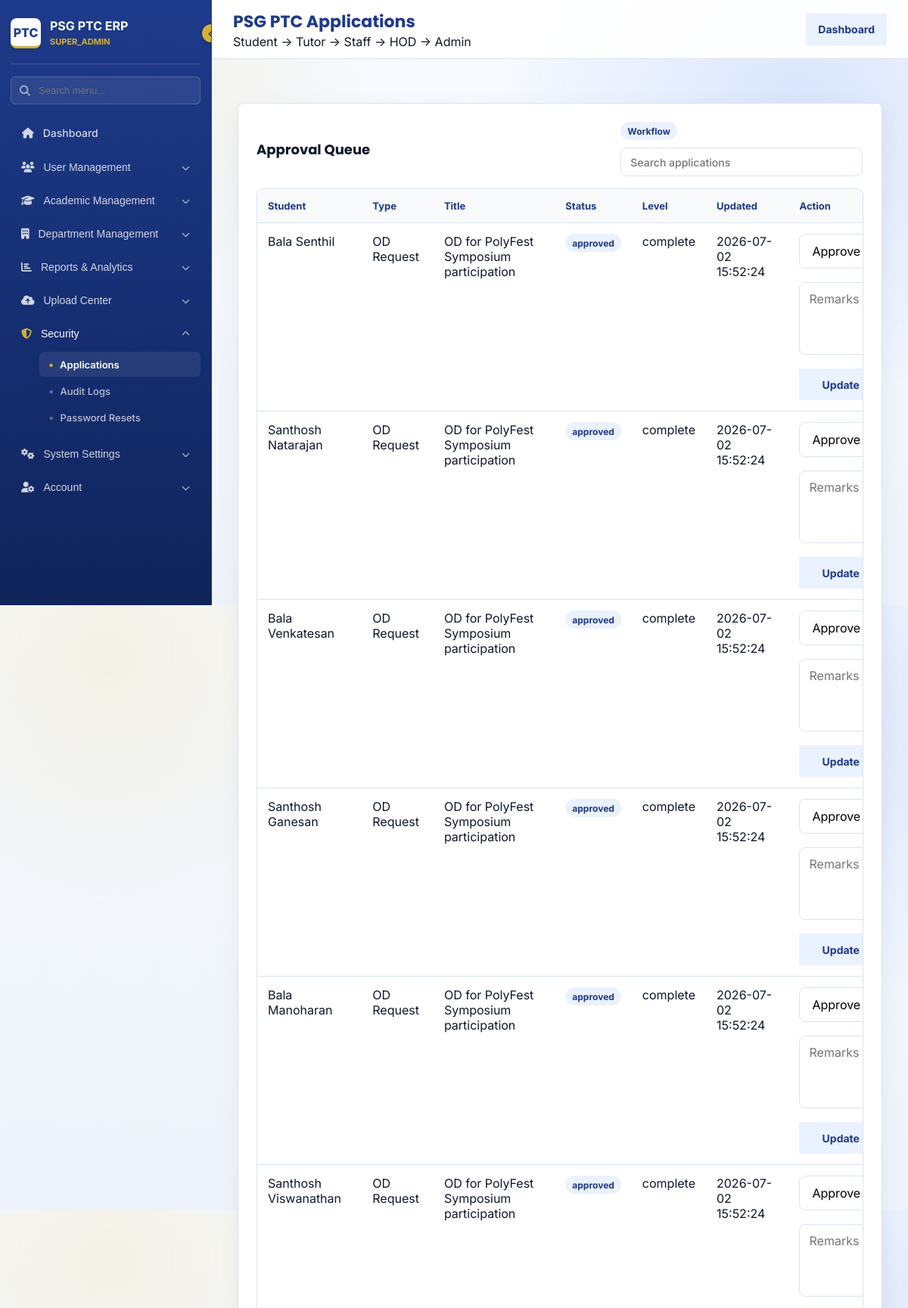
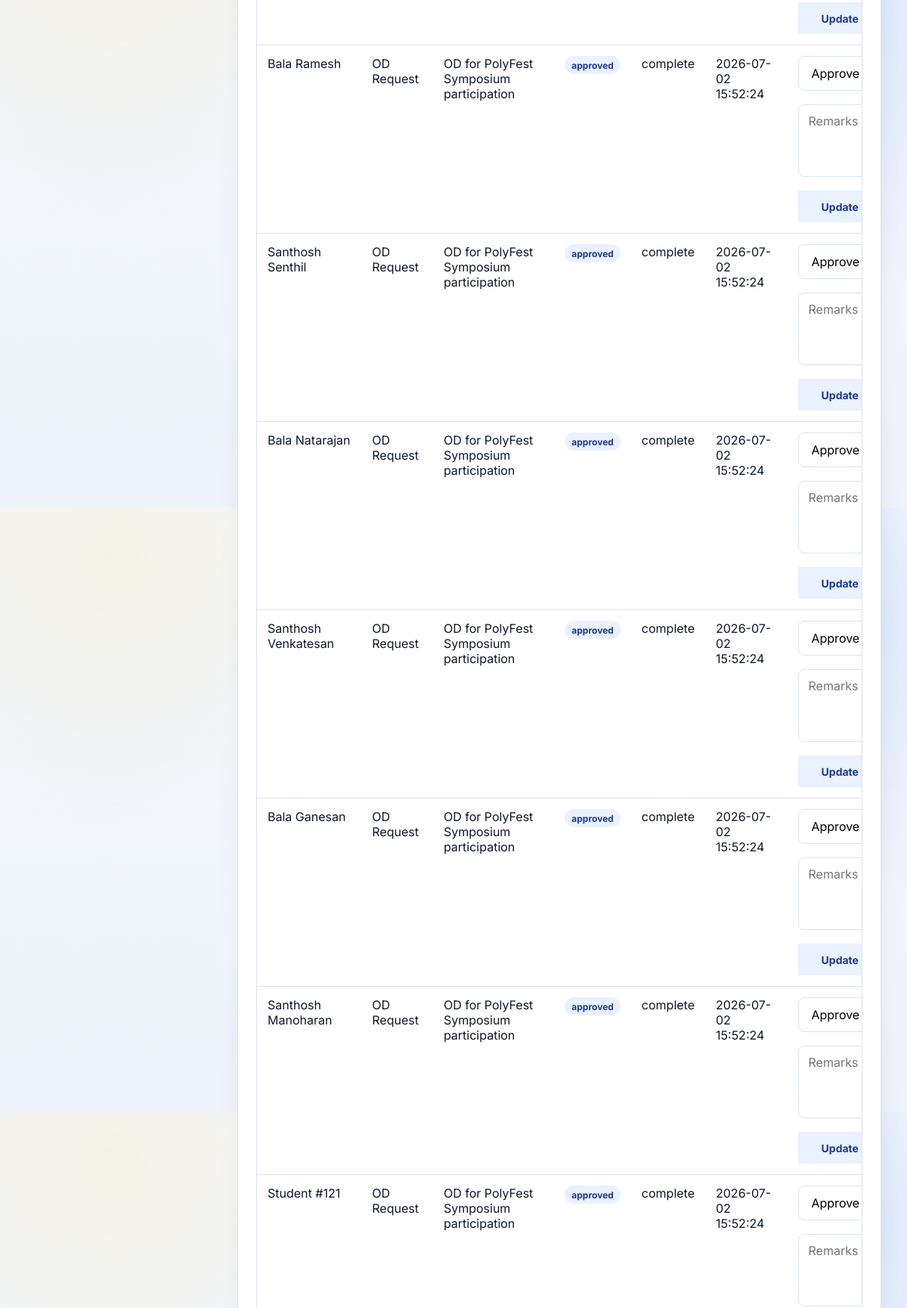
The page /applications.php (signed in, upper part) on the database its author committed (2 pictures, top to bottom).
### tables this page shows
CREATE TABLE `applications` (
  `id` int(11) NOT NULL AUTO_INCREMENT,
  `student_id` int(11) NOT NULL,
  `application_type` varchar(60) NOT NULL,
  `title` varchar(160) NOT NULL,
  `description` text DEFAULT NULL,
  `attachment_path` varchar(255) DEFAULT NULL,
  `status` enum('pending','under_review','approved','rejected','cancelled') NOT NULL DEFAULT 'pending',
  `current_level` enum('tutor','staff','hod','admin','complete') NOT NULL DEFAULT 'tutor',
  `submitted_at` timestamp NOT NULL DEFAULT current_timestamp(),
  `updated_at` timestamp NOT NULL DEFAULT current_timestamp() ON UPDATE current_timestamp(),
  PRIMARY KEY (`id`)
);

CREATE TABLE `student_details` (
  `student_id` int(11) NOT NULL AUTO_INCREMENT,
  `user_id` int(11) NOT NULL,
  `full_name` varchar(255) NOT NULL,
  `gender` varchar(20) DEFAULT NULL,
  `blood_group` varchar(10) DEFAULT NULL,
  `department` varchar(100) DEFAULT NULL,
  `roll_number` varchar(50) NOT NULL,
  `class_year` varchar(50) DEFAULT NULL,
  `batch` varchar(50) DEFAULT NULL,
  `section` varchar(20) DEFAULT NULL,
  `is_lateral` tinyint(1) NOT NULL DEFAULT 0,
  `previous_school_name` varchar(255) DEFAULT NULL,
  `caste_category` varchar(20) DEFAULT NULL,
  `marks_sslc` int(11) DEFAULT NULL,
  `marks_hsc` int(11) DEFAULT NULL,
  `address_full` text DEFAULT NULL,
  `father_name` varchar(255) DEFAULT NULL,
  `mother_name` varchar(255) DEFAULT NULL,
  `parent_occupation` varchar(255) DEFAULT NULL,
  `parent_phone` varchar(20) DEFAULT NULL,
  `student_phone` varchar(20) DEFAULT NULL,
  `email` varchar(150) DEFAULT NULL,
  `annual_income` decimal(12,2) DEFAULT NULL,
  `current_semester` int(11) DEFAULT 1,
  `tutor_staff_id` int(11) DEFAULT NULL,
  `stage1_status` enum('pending','approved','rejected','active') DEFAULT 'pending',
  `stage2_clubs_activities` text DEFAULT NULL,
  `created_at` timestamp NOT NULL DEFAULT current_timestamp(),
  `updated_at` timestamp NOT NULL DEFAULT current_timestamp() ON UPDATE current_timestamp(),
  PRIMARY KEY (`student_id`),
  UNIQUE KEY `user_id` (`user_id`),
  UNIQUE KEY `roll_number` (`roll_number`),
  KEY `idx_roll` (`roll_number`),
  KEY `idx_status` (`stage1_status`),
  CONSTRAINT `student_details_ibfk_1` FOREIGN KEY (`user_id`) REFERENCES `users` (`id`) ON DELETE CASCADE
);

### include/auth.php (called while the page is built, shortened)
<?php
require_once __DIR__ . '/../dp_connection.php';
require_once __DIR__ . '/compat.php';
function iqac_normalize_role(string $role): string
{
    $role = strtolower(trim($role));
    return match ($role) {
        'teacher', 'subject_staff' => 'staff',
        'iqac coordinator', 'iqac_coordinator' => 'iqac',
        'superadmin', 'super_admin' => 'super_admin',
        default => $role,
    };
}
function iqac_role_home(string $role): string
{
    $role = iqac_normalize_role($role);
    $currentUser = iqac_current_user();
    return match ($role) {
        'student' => 'dashboard_student.php',
        'staff' => 'dashboard_staff.php',
        'tutor' => 'dashboard_tutor.php',
        'hod', 'iqac', 'admin' => 'dashboard_admin.php',
        'super_admin' => 'dashboard_super.php',
        default => 'login.php',
    };
}
function iqac_has_tutor_access(array $user): bool
{
    $role = iqac_normalize_role((string)($user['role'] ?? ''));
    return in_array($role, ['staff', 'tutor'], true)
        && (int)($user['is_tutor'] ?? 0) === 1
        && trim((string)($user['batch'] ?? '')) !== ''
        && trim((string)($user['semester'] ?? '')) !== ''
        && trim((string)($user['section'] ?? '')) !== ''
        && (int)($user['tutor_assigned_students'] ?? 0) > 0;
}
function iqac_table_exists(mysqli $conn, string $table): bool
{
    $stmt = $conn->prepare('SELECT COUNT(*) AS found FROM information_schema.TABLES WHERE TABLE_SCHEMA = DATABASE() AND TABLE_NAME = ?');
    $stmt->bind_param('s', $table);
    $stmt->execute();
    $row = $stmt->get_result()->fetch_assoc();
    return (int)($row['found'] ?? 0) > 0;
}
function iqac_current_user(): ?array
{
    return [
        'id' => (int)$_SESSION['user_id'],
        'username' => (string)($_SESSION['username'] ?? ''),
        'role' => iqac_normalize_role((string)$_SESSION['role']),
        'effective_role' => iqac_normalize_role((string)($_SESSION['effective_role'] ?? $_SESSION['role'])),
        'department' => (string)($_SESSION['department'] ?? ''),
        'semester' => (string)($_SESSION['semester'] ?? ''),
        'section' => (string)($_SESSION['section'] ?? ''),
        'batch' => (string)($_SESSION['batch'] ?? ''),
        'is_tutor' => (int)($_SESSION['is_tutor'] ?? 0),
        'tutor_assigned_students' => (int)($_SESSION['tutor_assigned_students'] ?? 0),
        'staff_id' => (int)($_SESSION['staff_id'] ?? 0),
        'student_id' => (int)($_SESSION['student_id'] ?? 0),
        'approval_status' => (string)($_SESSION['approval_status'] ?? ''),
        'admission_approved' => (int)($_SESSION['admission_approved'] ?? 0),
        'first_login' => (int)($_SESSION['first_login'] ?? 0),
        'force_password_change' => (int)($_SESSION['force_password_change'] ?? 0),
    ];
}
?>

### include/compat.php (called while the page is built, shortened)
<?php
function iqac_first_existing_table(mysqli $conn, array $tables): ?string
{
    foreach ($tables as $table) {
        if (iqac_table_exists($conn, $table)) {
            return $table;
        }
    }
    return null;
}
function iqac_student_table(mysqli $conn): ?string
{
    return iqac_first_existing_table($conn, ['student_details', 'students']);
}
function iqac_student_pk(mysqli $conn, ?string $table = null): string
{
    $table = $table ?: iqac_student_table($conn);
    return $table === 'student_details' ? 'student_id' : 'id';
}
function iqac_student_name_expr(?string $table = null, string $alias = 's'): string
{
    return $table === 'student_details'
        ? "$alias.full_name"
        : "CONCAT(COALESCE($alias.first_name, ''), ' ', COALESCE($alias.last_name, ''))";
}
?>

### applications.php (the view, shortened to what this page needs)
<?php
require_once __DIR__ . '/include/auth.php';
require_once __DIR__ . '/include/navigation.php';
$user = iqac_require_login(['student', 'staff', 'tutor', 'hod', 'iqac', 'admin', 'super_admin']);
$schemaReady = iqac_table_exists($conn, 'applications') && iqac_table_exists($conn, 'application_actions') && iqac_student_table($conn) !== null;
$applications = [];
if ($schemaReady) {
    if ($user['role'] === 'student') {
        $studentId = application_student_id($conn, $user);
        if ($studentId) {
            $stmt = $conn->prepare('SELECT * FROM applications WHERE student_id = ? ORDER BY updated_at DESC');
            $stmt->bind_param('i', $studentId);
            $stmt->execute();
            $applications = $stmt->get_result()->fetch_all(MYSQLI_ASSOC);
            $stmt->close();
        }
    } else {
        $studentTable = iqac_student_table($conn);
        $studentPk = iqac_student_pk($conn, $studentTable);
        $studentName = iqac_student_name_expr($studentTable, 's');
        $stmt = $conn->prepare("SELECT a.*, $studentName AS student_name
                                FROM applications a
                                LEFT JOIN `$studentTable` s ON s.`$studentPk` = a.student_id
                                WHERE a.current_level = ? OR ? IN ('iqac','admin','super_admin')
                                ORDER BY a.updated_at DESC LIMIT 100");
        $stmt->bind_param('ss', $user['role'], $user['role']);
        $stmt->execute();
        $applications = $stmt->get_result()->fetch_all(MYSQLI_ASSOC);
    }
}
?>
<!DOCTYPE html>
<html lang="en">
<head>
<link rel="stylesheet" href="assets/erp.css">
</head>
<body>
<div class="erp-layout">
    <main class="erp-main">
        <header class="erp-topbar">
            <div><h1>PSG PTC Applications</h1><span>Student -> Tutor -> Staff -> HOD -> Admin</span></div>
            <a class="secondary-btn" href="<?= htmlspecialchars(iqac_role_home($user['role'])) ?>">Dashboard</a>
        </header>
        <section class="erp-content">
            <section class="panel">
                <div class="panel-header"><h2><?= $user['role'] === 'student' ? 'My Applications' : 'Approval Queue' ?></h2><div class="table-tools"><span class="badge">Workflow</span><input class="table-search" type="search" placeholder="Search applications" data-search-table="applications-table"></div></div>
                <div class="table-wrap">
                    <table class="erp-table interactive-table" id="applications-table">
                        <thead><tr><?php if ($user['role'] !== 'student'): ?><th>Student</th><?php endif; ?><th>Type</th><th>Title</th><th>Status</th><th>Level</th><th>Updated</th><?php if ($user['role'] !== 'student'): ?><th>Action</th><?php endif; ?></tr></thead>
                        <tbody>
                        <?php foreach ($applications as $app): ?>
                            <tr>
                                <?php if ($user['role'] !== 'student'): ?><td><?= htmlspecialchars($app['student_name'] ?? ('Student #' . $app['student_id'])) ?></td><?php endif; ?>
                                <td><?= htmlspecialchars($app['application_type']) ?></td>
                                <td><?= htmlspecialchars($app['title']) ?></td>
                                <td><span class="badge"><?= htmlspecialchars($app['status']) ?></span></td>
                                <td><?= htmlspecialchars($app['current_level']) ?></td>
                                <td><?= htmlspecialchars($app['updated_at']) ?></td>
                                <?php if ($user['role'] !== 'student'): ?>
                                    <td>
                                        <form method="post" class="erp-form">
                                            <select name="decision"><option value="approve">Approve / Forward</option><option value="reject">Reject</option><option value="cancel">Cancel</option></select>
                                            <textarea name="remarks" placeholder="Remarks"></textarea>
                                            <button class="secondary-btn" type="submit">Update</button>
                                        </form>
                                    </td>
                                <?php endif; ?>
                            </tr>
                        <?php endforeach; ?>
                        </tbody>
                    </table>
                </div>
            </section>
        </section>
    </main>
</div>
</body>
</html>

### assets/erp.css (style rules this page uses)
:root { --royal: #1e3a8a; --blue: #2563eb; --gold: #d4af37; --ink: #0f172a; --muted: #64748b; --line: #dbe3ef; --surface: #ffffff; --soft: #f5f7fb; --success: #047857; --danger: #b91c1c; }
* { box-sizing: border-box; }
body { margin: 0; font-family: Inter, Arial, sans-serif; color: var(--ink); background: radial-gradient(circle at 12% 8%, rgba(212, 175, 55, 0.12), transparent 28%), radial-gradient(circle at 88% 18%, rgba(37, 99, 235, 0.14), transparent 32%), linear-gradient(180deg, #f8fbff 0%, #eef3fb 100%); }
a { color: inherit; }
h1, h2, h3 { font-family: Poppins, Inter, sans-serif; letter-spacing: 0; }
.erp-form { display: grid; gap: 18px; }
.erp-form input, .erp-form select, .erp-form textarea { width: 100%; min-height: 44px; border: 1px solid var(--line); background: #fff; padding: 11px 12px; font: inherit; border-radius: 8px; transition: border-color 0.18s ease, box-shadow 0.18s ease, transform 0.18s ease; }
.erp-form textarea { min-height: 96px; }
.primary-btn, .secondary-btn, .link-btn { min-height: 42px; border: 0; padding: 10px 16px; font: 700 14px Inter, sans-serif; cursor: pointer; text-decoration: none; display: inline-flex; align-items: center; justify-content: center; gap: 8px; }
.secondary-btn { background: #eaf1ff; color: var(--royal); }
.erp-layout { min-height: 100vh; display: grid; grid-template-columns: var(--sidebar-width, 280px) 1fr; transition: grid-template-columns 0.25s cubic-bezier(0.4, 0, 0.2, 1); }
:root { --sidebar-bg: #0f172a; --sidebar-hover-bg: rgba(255, 255, 255, 0.06); --sidebar-active-bg: rgba(255, 255, 255, 0.1); --sidebar-border: rgba(255, 255, 255, 0.08); --sidebar-text: #94a3b8; --sidebar-text-hover: #f8fafc; --sidebar-text-active: #ffffff; --gold-accent: #d4af37; }
.erp-main { min-width: 0; animation: page-fade 0.35s ease-out both; }
.erp-topbar { min-height: 78px; background: rgba(255,255,255,0.92); backdrop-filter: blur(10px); border-bottom: 1px solid var(--line); padding: 0 28px; display: flex; align-items: center; justify-content: space-between; gap: 16px; }
.erp-topbar h1 { font-size: 22px; margin: 0; color: var(--royal); }
.erp-content { padding: 34px; }
.stat-card, .panel, .record-card { background: var(--surface); border: 1px solid var(--line); box-shadow: 0 10px 30px rgba(15, 23, 42, 0.06); }
.panel { margin-top: 24px; padding: 24px; border-radius: 8px; animation: section-slide 0.34s ease-out both; }
.panel-header { display: flex; align-items: center; justify-content: space-between; gap: 14px; margin-bottom: 16px; }
.panel-header h2 { margin: 0; font-size: 18px; }
.table-wrap { overflow: auto; border: 1px solid var(--line); border-radius: 8px; background: #fff; }
.erp-table { width: 100%; border-collapse: collapse; min-width: 840px; }
.erp-table th, .erp-table td { padding: 14px; border-bottom: 1px solid var(--line); text-align: left; vertical-align: top; }
.erp-table th { position: sticky; top: 0; z-index: 1; background: #f8fafc; color: var(--royal); font-size: 13px; }
.badge { display: inline-flex; min-height: 24px; align-items: center; padding: 3px 9px; background: #eaf1ff; color: var(--royal); font-weight: 700; font-size: 12px; border-radius: 999px; }
.table-search { min-height: 38px; width: min(320px, 100%); border: 1px solid var(--line); border-radius: 8px; padding: 9px 12px; font: 500 14px Inter, sans-serif; }
.interactive-table tbody tr { transition: background 0.18s ease; }
.table-tools { display: flex; align-items: center; gap: 10px; flex-wrap: wrap; }

### include/navigation.php (style rules this page uses)
.erp-layout { display: grid !important; grid-template-columns: var(--sidebar-width, 280px) 1fr !important; transition: grid-template-columns 0.25s cubic-bezier(0.4, 0, 0.2, 1) !important; }

### rows shown on the page
applications: student.full_name "Bala Senthil", application_type "OD Request", title "OD for PolyFest Symposium participation", status "approved", current_level "complete", updated_at "2026-07-02 15:52:24"
applications: student.full_name "Santhosh Natarajan", application_type "OD Request", title "OD for PolyFest Symposium participation", status "approved", current_level "complete", updated_at "2026-07-02 15:52:24"
applications: student.full_name "Bala Venkatesan", application_type "OD Request", title "OD for PolyFest Symposium participation", status "approved", current_level "complete", updated_at "2026-07-02 15:52:24"
applications: student.full_name "Santhosh Ganesan", application_type "OD Request", title "OD for PolyFest Symposium participation", status "approved", current_level "complete", updated_at "2026-07-02 15:52:24"
applications: student.full_name "Bala Manoharan", application_type "OD Request", title "OD for PolyFest Symposium participation", status "approved", current_level "complete", updated_at "2026-07-02 15:52:24"
applications: student.full_name "Santhosh Viswanathan", application_type "OD Request", title "OD for PolyFest Symposium participation", status "approved", current_level "complete", updated_at "2026-07-02 15:52:24"
applications: student.full_name "Bala Ramesh", application_type "OD Request", title "OD for PolyFest Symposium participation", status "approved", current_level "complete", updated_at "2026-07-02 15:52:24"
applications: student.full_name "Santhosh Senthil", application_type "OD Request", title "OD for PolyFest Symposium participation", status "approved", current_level "complete", updated_at "2026-07-02 15:52:24"
applications: student.full_name "Bala Natarajan", application_type "OD Request", title "OD for PolyFest Symposium participation", status "approved", current_level "complete", updated_at "2026-07-02 15:52:24"
applications: student.full_name "Santhosh Venkatesan", application_type "OD Request", title "OD for PolyFest Symposium participation", status "approved", current_level "complete", updated_at "2026-07-02 15:52:24"
applications: student.full_name "Bala Ganesan", application_type "OD Request", title "OD for PolyFest Symposium participation", status "approved", current_level "complete", updated_at "2026-07-02 15:52:24"
applications: student.full_name "Santhosh Manoharan", application_type "OD Request", title "OD for PolyFest Symposium participation", status "approved", current_level "complete", updated_at "2026-07-02 15:52:24"
applications: student_name "Student #121", application_type "OD Request", title "OD for PolyFest Symposium participation", status "approved", current_level "complete", updated_at "2026-07-02 15:52:24"

### other values the page prints
$roleLabel "SUPER_ADMIN"
$label "Dashboard"
$categoryName "User Management"
$categoryName "Academic Management"
$categoryName "Department Management"
$categoryName "Reports & Analytics"
$categoryName "Upload Center"
$categoryName "Security"
$label "Applications"
$label "Audit Logs"
$label "Password Resets"
$categoryName "System Settings"
$categoryName "Account"
